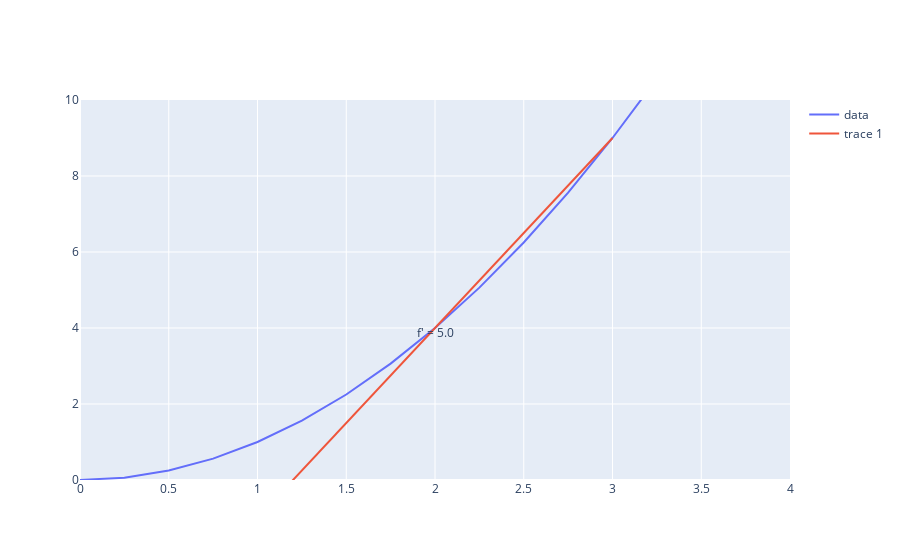

Notebook cell for this chart:
### Markdown cell above
Ok, let's get a sense of what we mean by tangent to the curve.  The orange line below is a line whose slope is calculated by using our derivative function, with delta x = 1.  As you can see it is **not tangent to our function, $f(x)$ ** as it does not *just touch* the blue line, but rather touches it in two places.

### Code cell
from calculus import derivative_trace

tangent_x_squared_trace = derivative_trace(x_squared, 2, 2, 1)
x_squared = [(1, 2)]
range_twenty_four = list(range(0, 25))
six = list(map(lambda x: x/4.0, range_twenty_four))

trace_x_squared = function_values_trace(x_squared, six)
layout_not_tangent = build_layout(x_axis = {'range': [0, 4]}, y_axis = {'range': [0, 10]})
plot([trace_x_squared, tangent_x_squared_trace], layout_not_tangent)

### Figure 1 — Plotly figure (JSON) as saved in the notebook; plotly's stock layout.template omitted (floating-point values rounded to 4 significant figures)
{"data": [{"mode": "lines", "name": "data", "text": [], "type": "scatter", "x": [0, 0.25, 0.5, 0.75, 1, 1.25, 1.5, 1.75, 2, 2.25, 2.5, 2.75, 3, 3.25, 3.5, 3.75, 4, 4.25, 4.5, 4.75, 5, 5.25, 5.5, 5.75, 6], "y": [0, 0.0625, 0.25, 0.5625, 1, 1.562, 2.25, 3.062, 4, 5.062, 6.25, 7.562, 9, 10.56, 12.25, 14.06, 16, 18.06, 20.25, 22.56, 25, 27.56, 30.25, 33.06, 36]}, {"mode": "text+lines", "text": ["", "f' = 5.0", ""], "textposition": "bottom center", "type": "scatter", "x": [1, 2, 3], "y": [-1, 4, 9]}], "layout": {"xaxis": {"range": [0, 4]}, "yaxis": {"range": [0, 10]}}}
